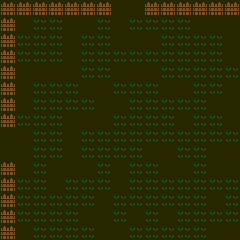

A 2D game scene composited from a Tiled map and its tileset images. What follows is a short description and the map's XML, with every tile layer's data as written:
An orthogonal 15x15 tile map with 16x16 px tiles, 3 tile layers (floor, wall, units).

<map version="1.10" tiledversion="2025.05.05" orientation="orthogonal" renderorder="right-down" width="15" height="15" tilewidth="16" tileheight="16" infinite="0" nextlayerid="5" nextobjectid="1">
 <tileset firstgid="1" source="../../tiles/battle/farm.tsx" />
 <layer id="1" name="floor" width="15" height="15">
  <data encoding="csv">
3,3,3,3,3,3,3,3,3,3,3,3,3,3,3,
3,3,55,55,3,3,55,3,55,55,55,55,3,3,3,
3,55,55,55,3,55,55,3,3,3,55,55,55,55,3,
3,55,55,55,3,55,55,55,55,55,55,55,55,55,3,
3,3,3,3,3,55,55,3,3,3,55,55,55,55,55,
3,3,55,55,55,3,3,55,55,55,3,3,55,55,3,
3,3,55,55,55,55,3,3,55,55,55,55,55,3,3,
3,55,55,55,3,3,3,55,55,55,55,3,55,55,3,
3,3,55,55,3,55,55,55,55,55,55,55,55,55,55,
3,3,55,55,3,55,55,55,55,3,3,55,55,3,3,
3,3,55,3,3,3,55,3,55,55,3,3,55,3,3,
3,55,55,3,55,55,55,3,55,55,55,55,55,55,55,
3,55,55,55,55,55,3,55,55,55,55,55,55,3,55,
3,55,55,55,55,3,3,55,3,55,3,55,55,55,55,
3,3,55,55,55,55,3,3,55,55,55,55,55,3,3
</data>
 </layer>
 <layer id="3" name="wall" width="15" height="15">
  <data encoding="csv">
62,62,62,62,62,62,62,0,0,62,62,62,62,62,62,
62,0,0,0,0,0,0,0,0,0,0,0,0,0,0,
62,0,0,0,0,0,0,0,0,0,0,0,0,0,0,
62,0,0,0,0,0,0,0,0,0,0,0,0,0,0,
62,0,0,0,0,0,0,0,0,0,0,0,0,0,0,
62,0,0,0,0,0,0,0,0,0,0,0,0,0,0,
62,0,0,0,0,0,0,0,0,0,0,0,0,0,0,
62,0,0,0,0,0,0,0,0,0,0,0,0,0,0,
0,0,0,0,0,0,0,0,0,0,0,0,0,0,0,
0,0,0,0,0,0,0,0,0,0,0,0,0,0,0,
62,0,0,0,0,0,0,0,0,0,0,0,0,0,0,
62,0,0,0,0,0,0,0,0,0,0,0,0,0,0,
62,0,0,0,0,0,0,0,0,0,0,0,0,0,0,
62,0,0,0,0,0,0,0,0,0,0,0,0,0,0,
62,0,0,0,0,0,0,0,0,0,0,0,0,0,0
</data>
 </layer>
 <layer id="4" name="units" width="15" height="15">
  <data encoding="csv">
0,0,0,0,0,0,0,0,0,0,0,0,0,0,0,
0,0,0,0,0,0,0,0,0,0,0,0,0,0,0,
0,0,0,0,0,0,0,0,0,0,0,0,0,0,0,
0,0,0,0,0,0,0,0,0,0,0,0,0,0,0,
0,0,0,0,0,0,0,0,0,0,0,0,0,0,0,
0,0,0,0,0,0,0,0,0,0,0,0,0,0,0,
0,0,0,0,0,0,0,0,0,0,0,0,0,0,0,
0,0,0,0,0,0,0,0,0,0,0,0,0,0,0,
0,0,0,0,0,0,0,0,0,0,0,0,0,0,0,
0,0,0,0,0,0,0,0,0,0,0,0,0,0,0,
0,0,0,0,0,0,0,0,0,0,0,0,0,0,0,
0,0,0,0,0,0,0,0,0,0,0,0,0,0,0,
0,0,0,0,0,0,0,0,0,0,0,0,0,0,0,
0,0,0,0,0,0,0,0,0,0,0,0,0,0,0,
0,0,0,0,0,0,0,0,0,0,0,0,0,0,0
</data>
 </layer>
</map>
